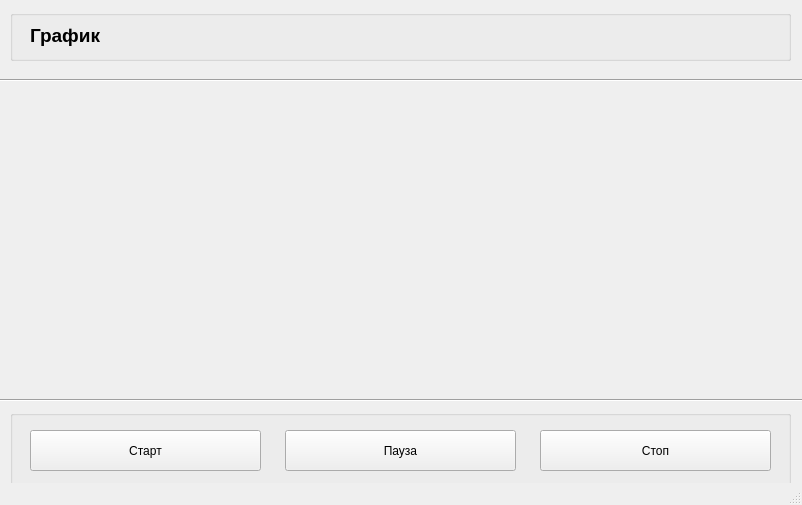
<?xml version="1.0" encoding="UTF-8"?>
<ui version="4.0">
 <class>Chart_and_random_array</class>
 <widget class="QMainWindow" name="Chart_and_random_array">
  <property name="geometry">
   <rect>
    <x>0</x>
    <y>0</y>
    <width>802</width>
    <height>505</height>
   </rect>
  </property>
  <property name="windowTitle">
   <string>Chart_and_random_array</string>
  </property>
  <widget class="QWidget" name="centralwidget">
   <widget class="QCustomPlot" name="widget" native="true">
    <property name="geometry">
     <rect>
      <x>10</x>
      <y>100</y>
      <width>781</width>
      <height>281</height>
     </rect>
    </property>
   </widget>
   <widget class="QGroupBox" name="groupBox">
    <property name="geometry">
     <rect>
      <x>10</x>
      <y>410</y>
      <width>781</width>
      <height>81</height>
     </rect>
    </property>
    <property name="title">
     <string/>
    </property>
    <widget class="QPushButton" name="pushButton">
     <property name="geometry">
      <rect>
       <x>20</x>
       <y>20</y>
       <width>231</width>
       <height>41</height>
      </rect>
     </property>
     <property name="text">
      <string>Старт</string>
     </property>
    </widget>
    <widget class="QPushButton" name="pushButton_3">
     <property name="geometry">
      <rect>
       <x>530</x>
       <y>20</y>
       <width>231</width>
       <height>41</height>
      </rect>
     </property>
     <property name="text">
      <string>Стоп</string>
     </property>
    </widget>
    <widget class="QPushButton" name="pushButton_2">
     <property name="geometry">
      <rect>
       <x>275</x>
       <y>20</y>
       <width>231</width>
       <height>41</height>
      </rect>
     </property>
     <property name="text">
      <string>Пауза</string>
     </property>
    </widget>
   </widget>
   <widget class="Line" name="line">
    <property name="geometry">
     <rect>
      <x>-10</x>
      <y>390</y>
      <width>821</width>
      <height>20</height>
     </rect>
    </property>
    <property name="orientation">
     <enum>Qt::Horizontal</enum>
    </property>
   </widget>
   <widget class="QGroupBox" name="groupBox_2">
    <property name="geometry">
     <rect>
      <x>10</x>
      <y>10</y>
      <width>781</width>
      <height>51</height>
     </rect>
    </property>
    <property name="title">
     <string/>
    </property>
    <widget class="QLabel" name="label">
     <property name="geometry">
      <rect>
       <x>20</x>
       <y>5</y>
       <width>231</width>
       <height>41</height>
      </rect>
     </property>
     <property name="font">
      <font>
       <pointsize>14</pointsize>
       <weight>75</weight>
       <bold>true</bold>
      </font>
     </property>
     <property name="text">
      <string>График</string>
     </property>
    </widget>
   </widget>
   <widget class="Line" name="line_2">
    <property name="geometry">
     <rect>
      <x>-10</x>
      <y>70</y>
      <width>821</width>
      <height>20</height>
     </rect>
    </property>
    <property name="orientation">
     <enum>Qt::Horizontal</enum>
    </property>
   </widget>
  </widget>
  <widget class="QMenuBar" name="menubar">
   <property name="geometry">
    <rect>
     <x>0</x>
     <y>0</y>
     <width>802</width>
     <height>20</height>
    </rect>
   </property>
  </widget>
  <widget class="QStatusBar" name="statusbar"/>
 </widget>
 <customwidgets>
  <customwidget>
   <class>QCustomPlot</class>
   <extends>QWidget</extends>
   <header>qcustomplot.h</header>
   <container>1</container>
  </customwidget>
 </customwidgets>
 <resources/>
 <connections/>
</ui>
